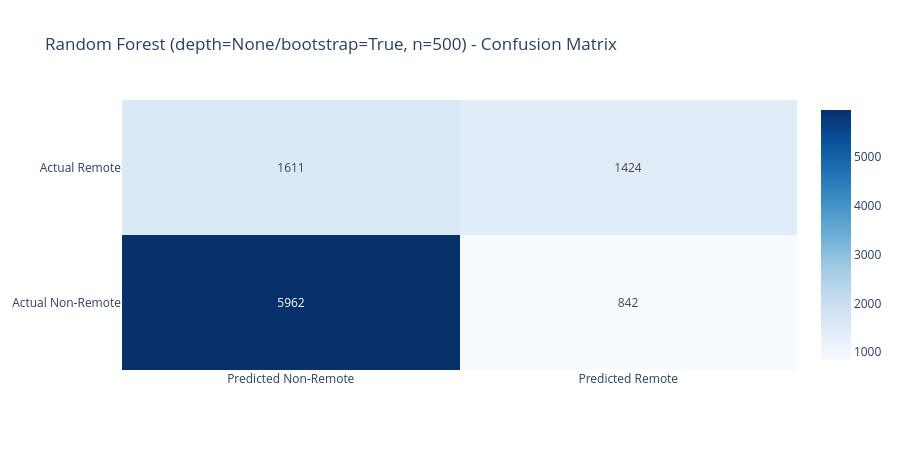

The notebook cell this image was saved under:
### Code cell
rf_best = RandomForestClassifier(n_estimators=best_n, max_depth=best_depth,
                                 bootstrap=best_bootstrap, random_state=42, n_jobs=-1)
rf_best.fit(X_train_scaled, y_train)
rf_predictions = rf_best.predict(X_test_scaled)

cm_rf = confusion_matrix(y_test, rf_predictions)
acc_rf = accuracy_score(y_test, rf_predictions)
report_rf = classification_report(y_test, rf_predictions, target_names=['Non-Remote', 'Remote'], output_dict=True)

tn_rf, fp_rf, fn_rf, tp_rf = cm_rf.ravel()

print(f"Random Forest ({best_rf_label}, n={best_n}) Results")
print(f"{'Metric':<25} {'Non-Remote':>12} {'Remote':>12}")
print("-" * 51)
print(f"{'Precision':<25} {report_rf['Non-Remote']['precision']:>12.4f} {report_rf['Remote']['precision']:>12.4f}")
print(f"{'Recall':<25} {report_rf['Non-Remote']['recall']:>12.4f} {report_rf['Remote']['recall']:>12.4f}")
print(f"{'F1 Score':<25} {report_rf['Non-Remote']['f1-score']:>12.4f} {report_rf['Remote']['f1-score']:>12.4f}")
print(f"{'Support':<25} {report_rf['Non-Remote']['support']:>12} {report_rf['Remote']['support']:>12}")
print("-" * 51)
print(f"{'Accuracy':<25} {acc_rf:>12.4f}")
print(f"{'Macro Avg F1':<25} {report_rf['macro avg']['f1-score']:>12.4f}")
print(f"{'Weighted Avg F1':<25} {report_rf['weighted avg']['f1-score']:>12.4f}")

fig = go.Figure(data=go.Heatmap(
    z=cm_rf,
    x=['Predicted Non-Remote', 'Predicted Remote'],
    y=['Actual Non-Remote',    'Actual Remote'],
    text=[[str(tn_rf), str(fp_rf)], [str(fn_rf), str(tp_rf)]],
    texttemplate='%{text}',
    colorscale='Blues',
    showscale=True
))
fig.update_layout(
    title=f'Random Forest ({best_rf_label}, n={best_n}) - Confusion Matrix',
    template='plotly_white',
    height=450
)
fig.show()

### Figure 1 — Plotly figure (JSON) as saved in the notebook; plotly's stock layout.template omitted (floating-point values rounded to 4 significant figures)
{"data": [{"colorscale": [[0, "rgb(247,251,255)"], [0.125, "rgb(222,235,247)"], [0.25, "rgb(198,219,239)"], [0.375, "rgb(158,202,225)"], [0.5, "rgb(107,174,214)"], [0.625, "rgb(66,146,198)"], [0.75, "rgb(33,113,181)"], [0.875, "rgb(8,81,156)"], [1, "rgb(8,48,107)"]], "showscale": true, "text": [["5962", "842"], ["1611", "1424"]], "texttemplate": "%{text}", "type": "heatmap", "x": ["Predicted Non-Remote", "Predicted Remote"], "y": ["Actual Non-Remote", "Actual Remote"], "z": [[5962, 842], [1611, 1424]]}], "layout": {"height": 450, "title": {"text": "Random Forest (depth=None/bootstrap=True, n=500) - Confusion Matrix"}}}
